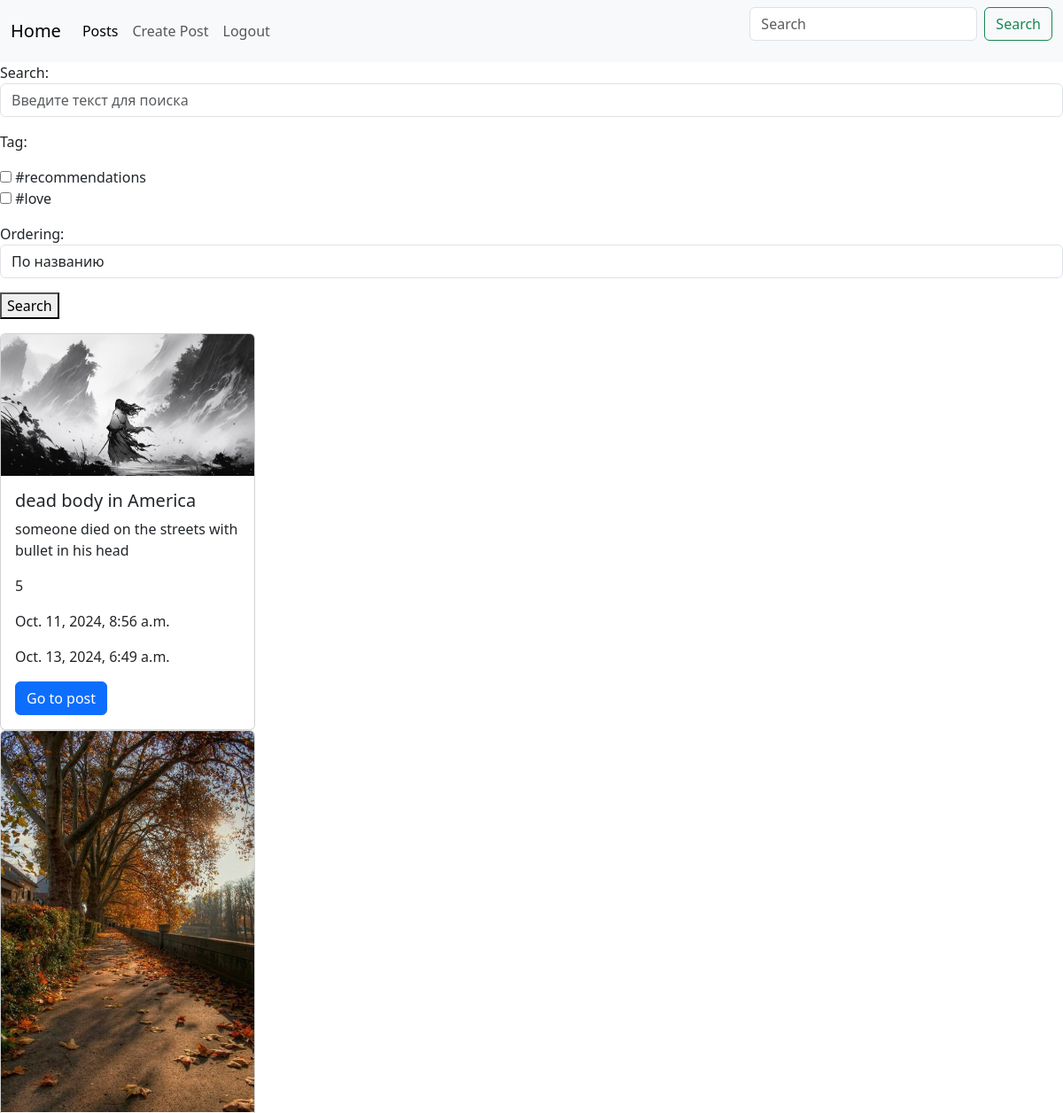
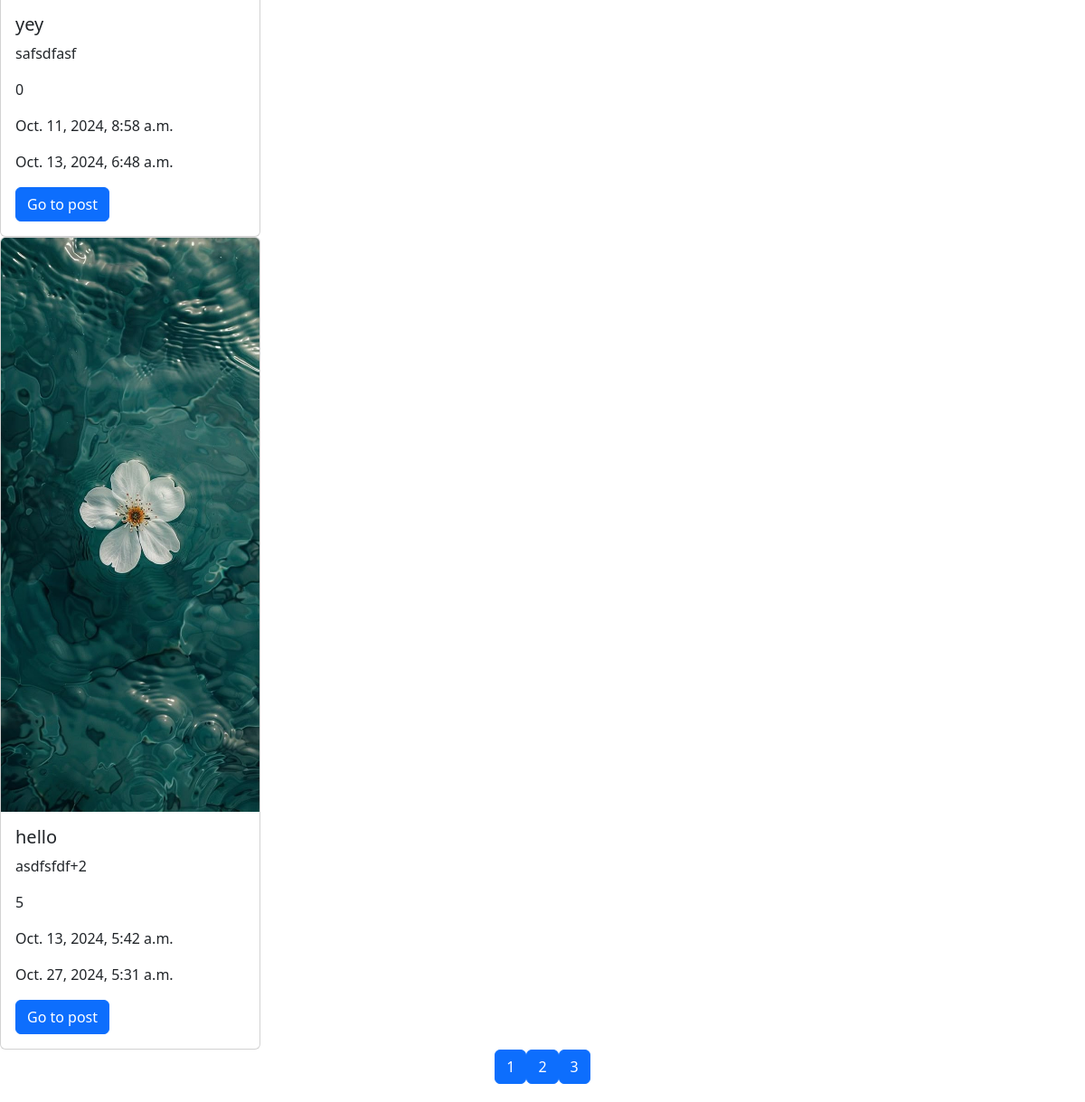
The page /posts/ (signed in) on the database its author committed (2 pictures, top to bottom).
### posts/models.py (models this page shows, shortened)
class Post(models.Model):
    author = models.ForeignKey(User, on_delete=models.CASCADE, related_name='posts', null=True)
    image = models.ImageField(null=True, blank=True)
    title = models.CharField(max_length=100)
    content = models.TextField(null=True, blank=True)
    rate =models.IntegerField(default=0)
    created_at = models.DateTimeField(auto_now_add=True)
    updated_at = models.DateTimeField(auto_now=True)
    tags = models.ManyToManyField(Tag, related_name='posts')
    category = models.ForeignKey(Category, related_name='posts', on_delete=models.CASCADE, null=True)

### posts/views.py (the view)
# urls.py: path('posts/', list_view),
@login_required(login_url='/login/')
def list_view(request):
    limit = 3
    if request.method == "GET":
        search = request.GET.get('search', None)
        tag = request.GET.get('tag', None)
        ordering = request.GET.get('ordering', None)
        posts = Post.objects.all()
        page = int(request.GET.get('page', 1))
        if search:
            posts = posts.filter (Q(title__icontains=search) | Q(content__icontains=search))
        if tag:
            posts = posts.filter(tags__id__in=tag)
        if ordering:
            posts = posts.order_by(ordering)
        max_pages = posts.count() / limit
        if round(max_pages) < max_pages:
            max_pages = round(max_pages) + 1
        else:
            max_pages = round(max_pages)
            start = (page - 1) * limit
            end = page * limit
            posts = posts[start:end]
        form = SearchForm()
        context = {'posts': posts, 'form': form, 'max_pages': range(1, max_pages + 1)}
        return render(request, 'posts/list.html', context=context)

### posts/forms.py
class SearchForm(forms.Form):
    search = forms.CharField(required=False, max_length=100, widget=forms.TextInput(
        attrs={
        'placeholder': "Введите текст для поиска",
        'class': 'form-control'}))
    tag = forms.ModelMultipleChoiceField(required=False,
                                    queryset=Tag.objects.all(),
                                    widget=forms.CheckboxSelectMultiple,)
    orderings = (
        ("title", "По названию"),
        ("-title", "По названию в обратном порядке"),
        ("rate", "По рейтингу"),
        ("-rate", "По рейтингу в обратном порядке"),
        ("created_at", "По дате создания"),
        ("-created_at", "По дате создания в обратном порядке")
    )
    ordering = forms.ChoiceField(
        required=False,
        choices=orderings,
        widget=forms.Select(attrs={'class': 'form-control'})
    )

### posts/models.py (called while the page is built)
    def __str__(self):
        return self.name

### templates/posts/list.html
{% extends 'base.html'%}
{%block content%}
  <form action="/posts/" method="get">
    {{form.as_p}}
    <button type="submit">Search</button>
  </form>
    {%for post in posts%}
<div class="card" style="width: 18rem;">
  {%  if post.image%}
  <img src="{{post.image.url}}" class="card-img-top" alt="...">
    {%else%}
      <img src="/placeholder.jpg">
    {%endif%}
  <div class="card-body">
    <h5 class="card-title">{{post.title}}</h5>
    <p class="card-text">{{post.content}}</p>
      <p class="card-text">{{post.rate}}</p>
      <p class="card-text">{{post.created_at}}</p>
      <p class="card-text">{{post.updated_at}}</p>
    <a href="/posts/{{post.id}}/" class="btn btn-primary">Go to post</a>
  </div>
</div>
    {%endfor%}
<div style="display: flex; justify-content: center; margin-bottom: 20px;">
  {%for i in max_pages%}
  {%if request.GET%}
  <a class="btn btn-primary" href="{{request.get_full_path}}&page={{i}}">{{i}}</a>
  {%else%}
  <a class="btn btn-primary" href="/posts/?page={{i}}">{{i}}</a>
  {%endif%}
  {%endfor%}
</div>
{%endblock%}

### rows shown on the page
Post: image (picture), title "dead body in America", content "someone died on the streets with bullet in his head", rate "5", created_at "Oct. 11, 2024, 8:56 a.m.", updated_at "Oct. 13, 2024, 6:49 a.m."
Post: image (picture), title "yey", content "safsdfasf", rate "0", created_at "Oct. 11, 2024, 8:58 a.m.", updated_at "Oct. 13, 2024, 6:48 a.m."
Post: image (picture), title "hello", content "asdfsfdf+2", rate "5", created_at "Oct. 13, 2024, 5:42 a.m.", updated_at "Oct. 27, 2024, 5:31 a.m."

### other values the page prints
{{ i }} "1" "2" "3"
